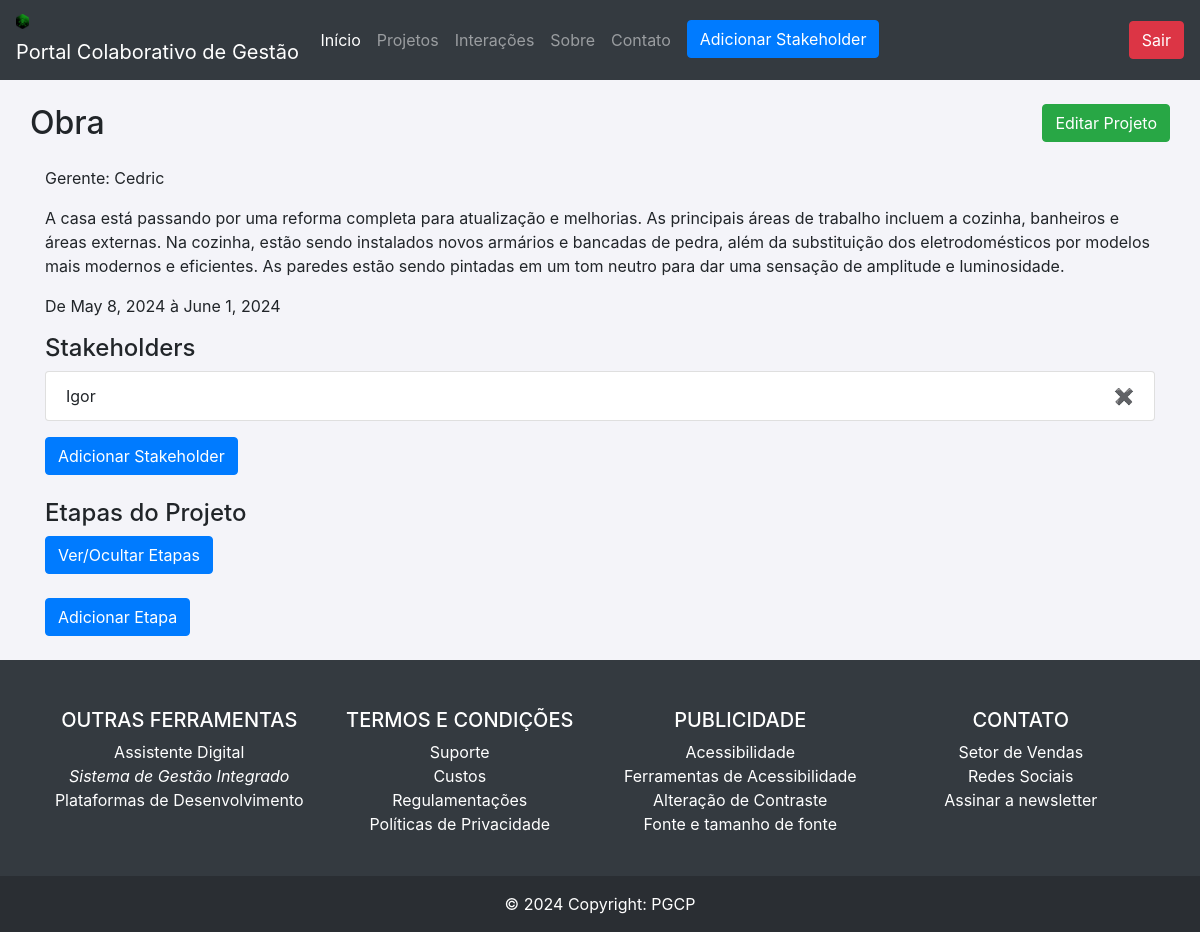
The app's page /projetos/1/ (signed in), older data.
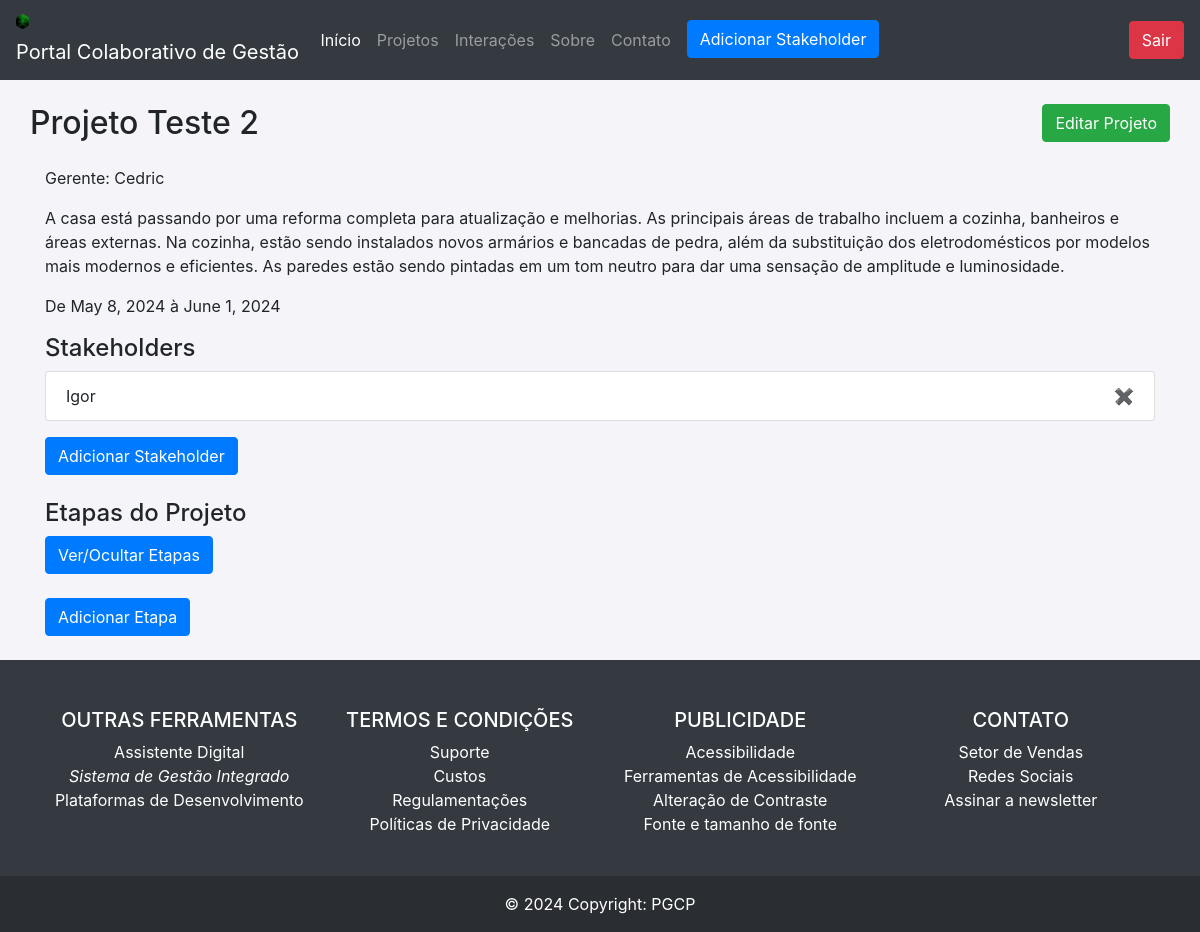
The same page, newer data.
### portal/models.py (models this page shows, shortened)
class Projeto(models.Model):
    nome = models.CharField(max_length=255)
    descricao = models.TextField()
    data_inicio = models.DateField()
    data_fim = models.DateField(null=True, blank=True)
    gerente = models.ForeignKey(Gerente, on_delete=models.CASCADE)

class Usuario(models.Model):
    usuario = models.OneToOneField(User, on_delete=models.CASCADE)
    cpf = models.CharField(max_length=11, unique=True)
    nome = models.CharField(max_length=255, null=False)
    dt_nascimento = models.DateField()
    contato = models.CharField(max_length=255, null=True, blank=True)
    class Meta:
        abstract = True

class Gerente(Usuario):
    def __init__(self, *args: Any, **kwargs: Any) -> None:
        super().__init__(*args, **kwargs)

class Stakeholder(Usuario):
    projetos = models.ManyToManyField(Projeto, related_name='stakeholders')

### portal/views.py (the view)
# urls.py: path('projetos/<int:pk>/', views.ProjetoDetailView.as_view(), name='detalhes_projeto'),
class ProjetoDetailView(LoginRequiredMixin,DetailView):
    model = Projeto
    template_name = 'projeto/visualizar_projeto.html'
    context_object_name = 'projeto'

### portal/templatetags/filter.py (called while the page is built)
@register.filter(name='has_group')
def has_group(user, group_name):
    return user.groups.filter(name=group_name).exists()

### portal/templates/projeto/visualizar_projeto.html (shortened to what this page needs)
{% extends "base.html" %}
{% load filter %}
{% block content %}
    <div class="container py-4">
    <div class="row d-flex flex-row justify-content-between">
        <h2>{{ projeto.nome }}</h2>
        <a href="{% url 'editar_projeto' projeto.pk %}" class="btn btn-success mb-4">Editar Projeto</a>
    </div>
        <p>Gerente: {{ projeto.gerente.nome }}</p>
        <p>{{ projeto.descricao }}</p>
        <p>De {{ projeto.data_inicio }} à {{ projeto.data_fim }}</p>
        <div class="content-section">
            <h4>Stakeholders</h4>
            {% if projeto.stakeholders.all|length > 0 %}
            <ul id="stakeholderList" class="list-group mb-3">
                {% for stakeholder in projeto.stakeholders.all %}
                <li class="list-group-item d-flex justify-content-between align-items-center">
                    {{stakeholder.nome}}
                    <span class="btn-remove" onclick="removeStakeholder(this);">&#x2716;</span>
                </li>
                {% endfor %}
            </ul>
            {% endif %}
            <button class="btn btn-primary" onclick="addStakeholder();">Adicionar Stakeholder</button>
        </div>
        <div class="content-section mt-4">
            <h4>Etapas do Projeto</h4>
            <div>
                <button class="btn btn-primary mb-2" onclick="toggleCollapse('collapseStepContainer');">Ver/Ocultar Etapas</button>
            </div>
            <button class="btn btn-primary mt-3" onclick="addStep();">Adicionar Etapa</button>
        </div>
    </div>
{% endblock %}

### portal/templates/base.html (shortened to what this page needs)
{% load static %}
{% load filter %}
<!DOCTYPE html>
<html lang="pt-br">
<head>
  <link href="https://cdn.jsdelivr.net/npm/bootstrap@4.3.0/dist/css/bootstrap.min.css" rel="stylesheet">
  <link href="{% static 'style.css' %}" rel="stylesheet">
<link rel="stylesheet" href="{% static 'chosen/chosen.css' %}">
</head>
<body>
  {% block nav %}
  {% include  'components/nav.html' %}
  {% endblock %}
  {% block content %}{% endblock %}
  {% block footer %}
  {% include  'components/footer.html' %}
  {% endblock %}
</body>
</html>

### portal/templates/components/nav.html (shortened to what this page needs)
{% load filter %}
{% load static %}
<nav class="navbar navbar-inverse navbar-dark bg-dark">
  <div class="navbar-header" style="width:22%">
    <img style="width: 5%;margin-right: 2%;" src="{% static 'logo_1.png' %}" alt="" srcset="">
    <a class="navbar-brand" href="#">Portal Colaborativo de Gestão</a>
  </div>
    <ul class="navbar-nav mx-auto flex-row d-flex-centered">
      <li class="nav-item active mx-2">
        <a class="nav-link" href="{% url 'home' %}">Início</a>
      </li>
      <li class="nav-item mx-2">
        <a class="nav-link" href="{% url 'lista_projetos' %}">Projetos</a>
      </li>
      <li class="nav-item mx-2">
        <a class="nav-link" href="{% url 'lista_interacoes' %}">Interações</a>
      </li>
      <li class="nav-item mx-2">
        <a class="nav-link" href="{% url '404' %}">Sobre</a>
      </li>
      <li class="nav-item mx-2">
        <a class="nav-link" href="{% url '404' %}">Contato</a>
      </li>
      {% if request.user|has_group:"gerente" %}
      <li class="nav-item mx-2">
        <a class="btn btn-primary" href="{% url 'criar_usuario' %}">Adicionar Stakeholder</a>
      </li>
      {% endif %}
    </ul>
  <ul class="nav navbar-nav navbar-right text-white d-flex flex-row" style="width:22%; justify-content:end">
    {% if user.is_authenticated  %}
      <li><a href="{% url 'logout' %}" class="btn btn-danger">Sair</a></li>
    {% else %}
      <li><a href="{% url 'login' %}"><span class="glyphicon glyphicon-log-in"></span> Login</a></li>
    {% endif %}
  </ul>
</nav>

### portal/templates/components/footer.html (shortened to what this page needs)
<div class="w-100" style="margin-top:auto">
    <footer class="bg-dark text-center text-lg-start text-white">
      <div class="container p-4">
        <div class="row mt-4">
          <div class="col-lg-3 col-md-6 mb-4 mb-md-0">
            <h5 class="text-uppercase">Outras ferramentas</h5>
            <ul class="list-unstyled mb-0">
              <li>
                <a href="#!" class="text-white">Assistente Digital</a>
              </li>
              <li>
                <a href="#!" class="text-white"><i class="fas fa-book fa-fw fa-sm me-2">Sistema de Gestão Integrado</i></a>
              </li>
              <li>
                <a href="#!" class="text-white">Plataformas de Desenvolvimento</a>
              </li>
            </ul>
          </div>
          <div class="col-lg-3 col-md-6 mb-4 mb-md-0">
            <h5 class="text-uppercase">Termos e Condições</h5>
            <ul class="list-unstyled">
              <li>
                <a href="#!" class="text-white">Suporte</a>
              </li>
              <li>
                <a href="#!" class="text-white">Custos</a>
              </li>
              <li>
                <a href="#!" class="text-white">Regulamentações</a>
              </li>
              <li>
                <a href="#!" class="text-white">Políticas de Privacidade</a>
              </li>
            </ul>
          </div>
          <div class="col-lg-3 col-md-6 mb-4 mb-md-0">
            <h5 class="text-uppercase">Publicidade</h5>
            <ul class="list-unstyled">
              <li>
                <a href="#!" class="text-white">Acessibilidade</a>
              </li>
              <li>
                <a href="#!" class="text-white">Ferramentas de Acessibilidade</a>
              </li>
              <li>
                <a href="#!" class="text-white">Alteração de Contraste</a>
              </li>
              <li>
                <a href="#!" class="text-white">Fonte e tamanho de fonte</a>
              </li>
            </ul>
          </div>
          <div class="col-lg-3 col-md-6 mb-4 mb-md-0">
            <h5 class="text-uppercase">Contato</h5>
            <ul class="list-unstyled">
              <li>
                <a href="#!" class="text-white">Setor de Vendas</a>
              </li>
              <li>
                <a href="#!" class="text-white">Redes Sociais</a>
              </li>
              <li>
                <a href="#!" class="text-white">Assinar a newsletter</a>
              </li>
            </ul>
          </div>
        </div>
      </div>
      <div class="text-center p-3" style="background-color: rgba(0, 0, 0, 0.2)">
        © 2024 Copyright:
        <a class="text-white" href="https://mdbootstrap.com/">PGCP</a>
      </div>
    </footer>
  </div>

### portal/static/style.css (style rules this page uses)
html { height: -webkit-fill-available; }
body { background-color: #f4f4f9; display: flex; flex-direction: column; justify-content: space-between; height: 100%; }

Row changes from the older to the newer data that the page shows:
changed Projeto "Cedric": nome "Obra" → "Projeto Teste 2"
